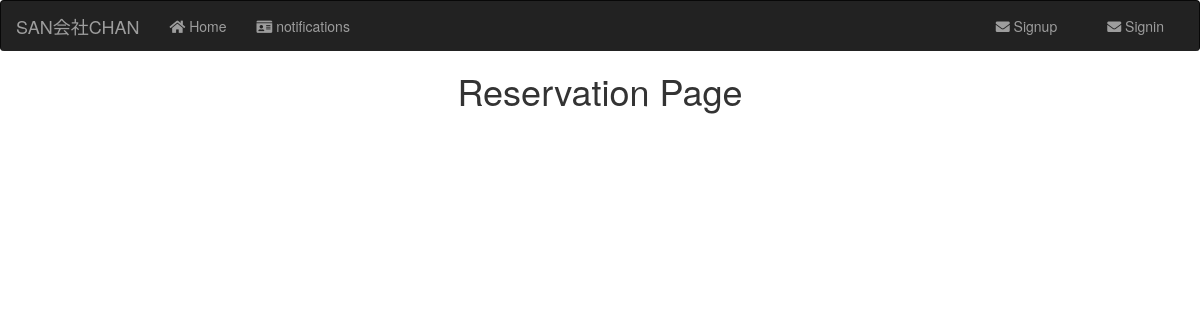
Before: /reservation/ with the older database file.
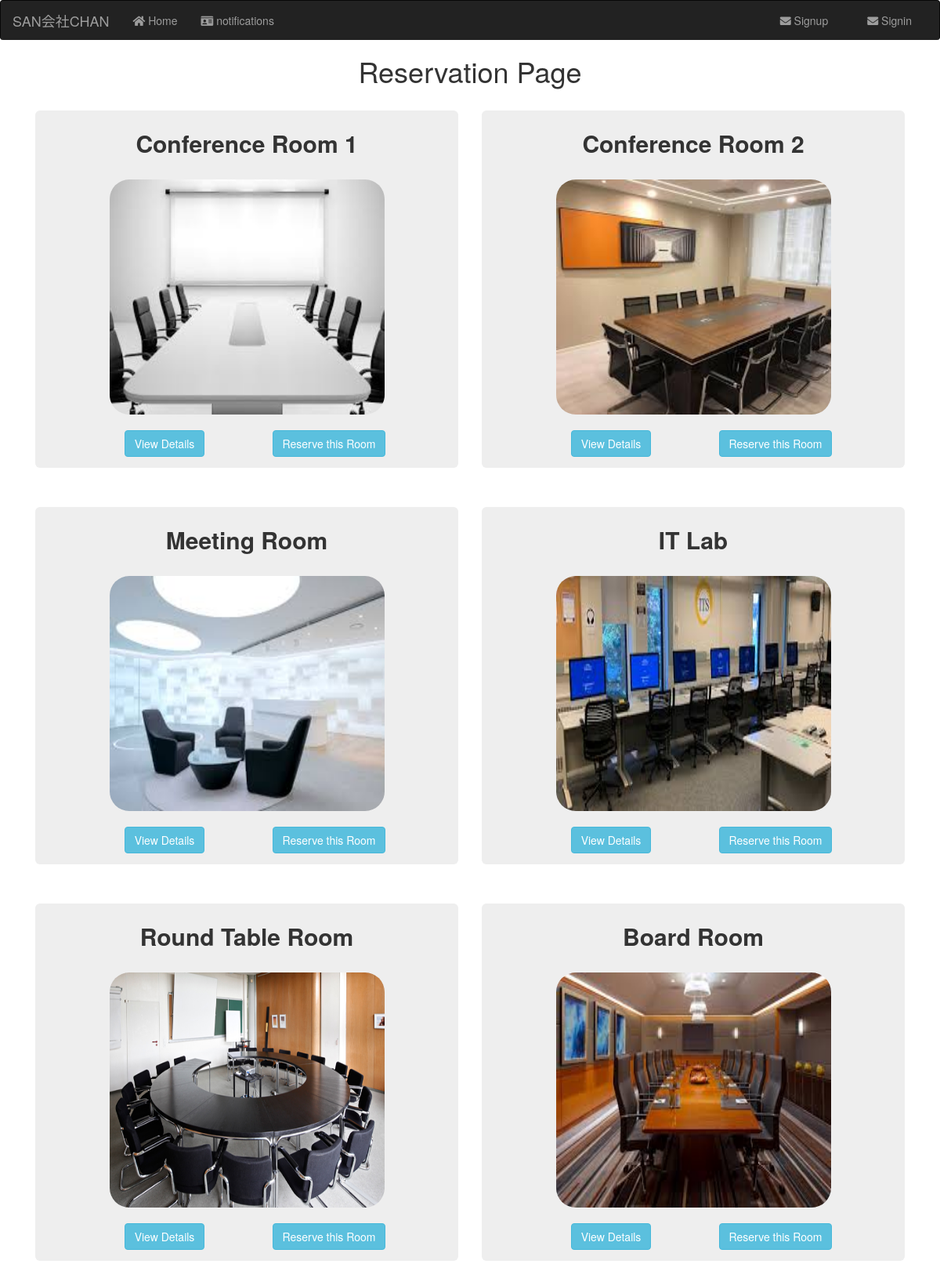
After: the same page with the newer database file.
### reservation/models.py (models this page shows, shortened)
class Rooms(models.Model):
    user = models.ForeignKey(User, on_delete = models.CASCADE)
    employee = models.ForeignKey(Employee, on_delete = models.CASCADE)
    room_no = models.IntegerField(primary_key=True)
    room_name = models.CharField(max_length=30)
    facilities = models.CharField(max_length=50 , default="Nan")
    room_image = models.ImageField(upload_to='rooms' , blank = True)
    status = models.BooleanField(default=True)
    created_on = models.DateTimeField(auto_now_add=True)

### reservation/views.py (the view)
# urls.py: path('', views.home , name = "home"),
def home(request):
    rooms = Rooms.objects.all().filter(status = True)
    context = {
        'rooms' : rooms
    }
    return render(request , 'reservation/home.html' , context)

### templates/reservation/home.html (shortened to what this page needs)
<!DOCTYPE html>
{% extends "base.html" %}
{% load static %}
{% load bootstrap_tags %}
{% block body %}
        <H1 style="text-align: center; ">
            Reservation Page
        </H1>
        <div class="container">
            <div class="col-md-12">
                <div class="row">
                    {% for room in rooms %}
                    <div class="col-md-6" style = "margin-top : 20px;" >
                        <div class="jumbotron booking-room" style="padding-top: 5px;">
                            <h2 style="text-align: center;"><b>{{room.room_name}} </b> </h2>
                            <br>
                            <div class="container">
                                <img class="room-picture" src="/media/{{room.room_image}}" alt="No preview">
                            </div>
                            <br>
                            <div class="col-md-12">
                                <div class="row">
                                    <div class="col-md-6" style="text-align: center;">
                                        <a href=" {% url 'reservation:room_details' pk=room.room_no %} "> <button class = "btn btn-info">View Details</button></a>
                                    </div>
                                    <div class="col-md-6" style="text-align: center;">
                                        <a href="{% url 'reservation:room_reserve' pk=room.room_no %}"> <button class = "btn btn-info">Reserve this Room</button></a>
                                    </div>
                                </div>
                            </div>
                        </div>
                    </div>
                    {% endfor %}
                </div>
            </div>
        </div>
{% endblock %}

### templates/base.html (shortened to what this page needs)
<!DOCTYPE html>
{% load static %}
<html lang="en">
<head>
    <link rel="stylesheet" href="https://maxcdn.bootstrapcdn.com/bootstrap/3.3.7/css/bootstrap.min.css">
    <link rel="stylesheet" href="https://use.fontawesome.com/releases/v5.7.0/css/all.css">
    <link rel="stylesheet" href="{% static 'css/base.css' %}">
</head>
<body>
    <nav class="navbar navbar-inverse " style=" margin-bottom:0px ; border-bottom : 0px;">
        <div class="container-fluid">
            <div class="navbar-header">
                <a class="navbar-brand" href="/">SAN会社CHAN</a>
            </div>
            <ul class="nav navbar-nav">
                <li> <a href="/"> <i class="fa fa-home" aria-hidden="true"> </i>  Home</a> </li>
                <li><a href="{% url 'homepage:notifications' %}"> <i class="fa fa-id-card" aria-hidden="true"></i> notifications</a></li>
            </ul>
            {% if user.is_authenticated %}
            <ul class = "nav navbar-nav navbar-right">
                <li><a href=" {% url 'homepage:profile' %}"> <i class="fa fa-envelope" aria-hidden="true"></i> Welcome {{user.username}} </a></li>
                <li style="padding-right: 20px;"><a href="{% url 'registration:signout' %}"> <i class="fa fa-envelope" aria-hidden="true"></i> signout </a></li>
            {% else %}
                <ul class = "nav navbar-nav navbar-right">
                    <li style="padding-right: 20px;"><a href="{% url 'registration:signup' %}"> <i class="fa fa-envelope" aria-hidden="true"></i> Signup</a></li>
                    <li style="padding-right: 20px;"><a href="{% url 'registration:signin' %}"> <i class="fa fa-envelope" aria-hidden="true"></i> Signin</a></li>
            {% endif %}
        </div>
    </nav>
    <div class="container base-container" style=" padding:0px ;">
        {% block body %}
        {% endblock %}
    </div>
</body>
</html>

### static/css/base.css (style rules this page uses)
.room-picture { margin-left: 5%; margin-right: 5%; width : 90%; height : 300px; border-radius: 25px; }

Changed rows visible on the page:
added Rooms: room_name "Conference Room 1", room_image (picture)
added Rooms: room_name "Conference Room 2", room_image (picture)
added Rooms: room_name "Meeting Room", room_image (picture)
added Rooms: room_name "IT Lab", room_image (picture)
added Rooms: room_name "Round Table Room", room_image (picture)
added Rooms: room_name "Board Room", room_image (picture)
